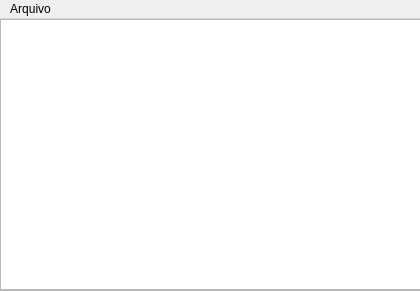
<?xml version="1.0" encoding="UTF-8"?>
<ui version="4.0">
 <class>MainWindow</class>
 <widget class="QMainWindow" name="MainWindow">
  <property name="geometry">
   <rect>
    <x>0</x>
    <y>0</y>
    <width>420</width>
    <height>291</height>
   </rect>
  </property>
  <property name="minimumSize">
   <size>
    <width>420</width>
    <height>291</height>
   </size>
  </property>
  <property name="maximumSize">
   <size>
    <width>420</width>
    <height>291</height>
   </size>
  </property>
  <property name="windowTitle">
   <string>Editor</string>
  </property>
  <property name="windowIcon">
   <iconset resource="resource.qrc">
    <normaloff>:/newPrefix/ico.ico</normaloff>:/newPrefix/ico.ico</iconset>
  </property>
  <widget class="QWidget" name="centralwidget">
   <layout class="QGridLayout" name="gridLayout">
    <property name="leftMargin">
     <number>0</number>
    </property>
    <property name="topMargin">
     <number>0</number>
    </property>
    <property name="rightMargin">
     <number>0</number>
    </property>
    <property name="bottomMargin">
     <number>0</number>
    </property>
    <item row="0" column="0">
     <widget class="QFrame" name="frame">
      <property name="frameShape">
       <enum>QFrame::StyledPanel</enum>
      </property>
      <property name="frameShadow">
       <enum>QFrame::Raised</enum>
      </property>
      <widget class="QTextEdit" name="textEdit">
       <property name="geometry">
        <rect>
         <x>0</x>
         <y>0</y>
         <width>421</width>
         <height>271</height>
        </rect>
       </property>
      </widget>
     </widget>
    </item>
   </layout>
  </widget>
  <widget class="QMenuBar" name="menubar">
   <property name="geometry">
    <rect>
     <x>0</x>
     <y>0</y>
     <width>420</width>
     <height>21</height>
    </rect>
   </property>
   <widget class="QMenu" name="menuArquivo">
    <property name="title">
     <string>Arquivo</string>
    </property>
    <addaction name="actionNovo"/>
    <addaction name="actionAbrir"/>
    <addaction name="actionSalvar"/>
    <addaction name="actionSalvarComo"/>
    <addaction name="separator"/>
    <addaction name="actionSair"/>
   </widget>
   <addaction name="menuArquivo"/>
  </widget>
  <action name="actionSalvarComo">
   <property name="text">
    <string>Salvar Como...</string>
   </property>
  </action>
  <action name="actionSair">
   <property name="text">
    <string>Sair</string>
   </property>
  </action>
  <action name="actionAbrir">
   <property name="text">
    <string>Abrir...</string>
   </property>
  </action>
  <action name="actionSalvar">
   <property name="text">
    <string>Salvar</string>
   </property>
  </action>
  <action name="actionNovo">
   <property name="text">
    <string>Novo</string>
   </property>
  </action>
 </widget>
 <resources>
  <include location="resource.qrc"/>
 </resources>
 <connections/>
</ui>
